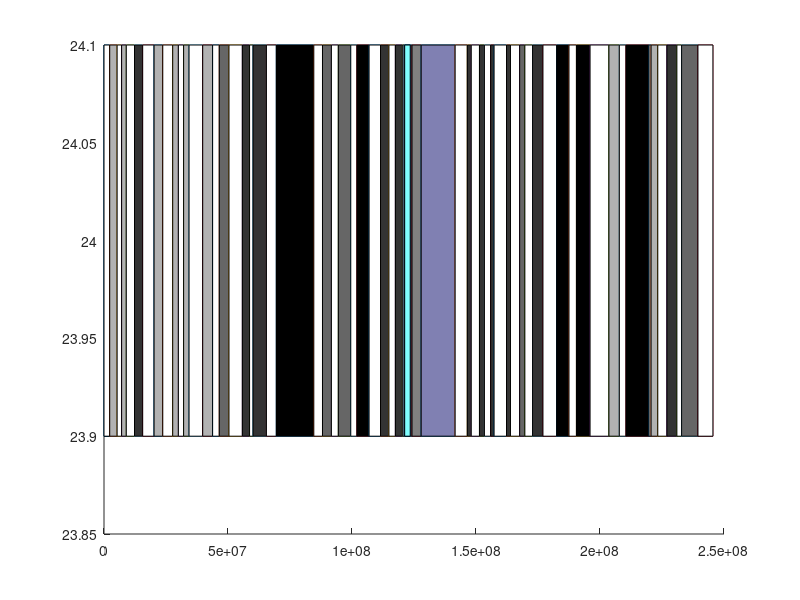

MATLAB code to generate this figure:
function ideogram(chr,row,drawencode)
%IDEOGRAM - Chromosomal ideogram
% Data Source: http://genome.ucsc.edu/cgi-bin/hgTables
%Select group - Mapping and Sequencing Tracks
%Select track - Chromosome Band (Ideogram)

% Population Genetics and Evolution Toolbox (PGEToolbox)
% Author: James Cai
% Email: jcai@tamu.edu
% 
% $LastChangedDate: 2013-01-06 13:39:38 -0600 (Sun, 06 Jan 2013) $
% $LastChangedRevision: 331 $
% $LastChangedBy: jcai $

if (nargin<3),drawencode=0; end

if (nargin<1),
      chr=1;
      row=1;
end
if(nargin<2), row=chr; end


P=[1 0 2300000; 1 2300000 5300000; 1 5300000 7100000; 1 7100000 9000000;
1 9000000 12300000; 1 12300000 15600000; 1 15600000 20200000; 1 20200000 23700000;
1 23700000 27700000; 1 27700000 30000000; 1 30000000 32100000; 1 32100000 34300000;
1 34300000 39800000; 1 39800000 43800000; 1 43800000 46500000; 1 46500000 50400000;
1 50400000 55800000; 1 55800000 58700000; 1 58700000 60100000; 1 60100000 65500000;
1 65500000 69500000; 1 69500000 84600000; 1 84600000 88100000; 1 88100000 91700000;
1 91700000 94500000; 1 94500000 99500000; 1 99500000 102000000; 1 102000000 106900000;
1 106900000 111500000; 1 111500000 114900000; 1 114900000 117500000; 1 117500000 120300000;
1 120300000 121000000; 1 121000000 124200000; 1 124200000 127900000; 1 127900000 141600000;
1 141600000 146500000; 1 146500000 148100000; 1 148100000 151400000; 1 151400000 153400000;
1 153400000 155900000; 1 155900000 157300000; 1 157300000 162300000; 1 162300000 163900000;
1 163900000 167600000; 1 167600000 169700000; 1 169700000 172800000; 1 172800000 177000000;
1 177000000 182500000; 1 182500000 187500000; 1 187500000 190500000; 1 190500000 196000000;
1 196000000 203600000; 1 203600000 207800000; 1 207800000 210500000; 1 210500000 219800000;
1 219800000 220600000; 1 220600000 223300000; 1 223300000 227000000; 1 227000000 231000000;
1 231000000 232900000; 1 232900000 239500000; 1 239500000 245522847; 2 0 3800000;
2 3800000 7000000; 2 7000000 12100000; 2 12100000 16700000; 2 16700000 19200000;
2 19200000 24000000; 2 24000000 27800000; 2 27800000 29900000; 2 29900000 32000000;
2 32000000 36500000; 2 36500000 38500000; 2 38500000 41700000; 2 41700000 47700000;
2 47700000 52800000; 2 52800000 54900000; 2 54900000 61200000; 2 61200000 64000000;
2 64000000 68500000; 2 68500000 71400000; 2 71400000 73500000; 2 73500000 75000000;
2 75000000 83300000; 2 83300000 91000000; 2 91000000 93400000; 2 93400000 95800000;
2 95800000 102600000; 2 102600000 105500000; 2 105500000 106900000; 2 106900000 108700000;
2 108700000 113900000; 2 113900000 118600000; 2 118600000 122100000; 2 122100000 129600000;
2 129600000 132300000; 2 132300000 134900000; 2 134900000 137400000; 2 137400000 142500000;
2 142500000 144000000; 2 144000000 148500000; 2 148500000 149700000; 2 149700000 150400000;
2 150400000 154700000; 2 154700000 159700000; 2 159700000 163600000; 2 163600000 169600000;
2 169600000 177800000; 2 177800000 180400000; 2 180400000 182800000; 2 182800000 189200000;
2 189200000 191800000; 2 191800000 197300000; 2 197300000 203200000; 2 203200000 204800000;
2 204800000 208900000; 2 208900000 215200000; 2 215200000 221400000; 2 221400000 225000000;
2 225000000 225900000; 2 225900000 230800000; 2 230800000 235400000; 2 235400000 237100000;
2 237100000 243018229; 3 0 2700000; 3 2700000 4000000; 3 4000000 8200000;
3 8200000 11800000; 3 11800000 13400000; 3 13400000 16400000; 3 16400000 23800000;
3 23800000 27100000; 3 27100000 32200000; 3 32200000 35000000; 3 35000000 38200000;
3 38200000 39900000;
3 39900000 43600000;
3 43600000 44400000;
3 44400000 44700000;
3 44700000 51400000;
3 51400000 52300000;
3 52300000 54400000;
3 54400000 58500000;
3 58500000 63700000;
3 63700000 69900000;
3 69900000 74200000;
3 74200000 79900000;
3 79900000 83600000;
3 83600000 87200000;
3 87200000 87900000;
3 87900000 91700000;
3 91700000 93200000;
3 93200000 99200000;
3 99200000 101400000;
3 101400000 102400000;
3 102400000 104300000;
3 104300000 107700000;
3 107700000 109400000;
3 109400000 112800000;
3 112800000 115000000;
3 115000000 118900000;
3 118900000 120500000;
3 120500000 123300000;
3 123300000 125400000;
3 125400000 128300000;
3 128300000 132700000;
3 132700000 136300000;
3 136300000 137400000;
3 137400000 140400000;
3 140400000 144400000;
3 144400000 150400000;
3 150400000 153500000;
3 153500000 156500000;
3 156500000 158500000;
3 158500000 160500000;
3 160500000 162200000;
3 162200000 169300000;
3 169300000 172800000;
3 172800000 177500000;
3 177500000 180700000;
3 180700000 184200000;
3 184200000 186000000;
3 186000000 187500000;
3 187500000 189500000;
3 189500000 194000000;
3 194000000 199505740;
4 0 4600000;
4 4600000 5900000;
4 5900000 11000000;
4 11000000 15400000;
4 15400000 18600000;
4 18600000 22700000;
4 22700000 27900000;
4 27900000 35600000;
4 35600000 41100000;
4 41100000 45800000;
4 45800000 48900000;
4 48900000 50900000;
4 50900000 53200000;
4 53200000 59700000;
4 59700000 66500000;
4 66500000 70600000;
4 70600000 76600000;
4 76600000 79200000;
4 79200000 82700000;
4 82700000 84500000;
4 84500000 87300000;
4 87300000 88400000;
4 88400000 93300000;
4 93300000 93500000;
4 93500000 99200000;
4 99200000 101400000;
4 101400000 108000000;
4 108000000 114400000;
4 114400000 121100000;
4 121100000 124300000;
4 124300000 129200000;
4 129200000 131500000;
4 131500000 139800000;
4 139800000 141800000;
4 141800000 147200000;
4 147200000 148800000;
4 148800000 152000000;
4 152000000 155900000;
4 155900000 162100000;
4 162100000 164900000;
4 164900000 170500000;
4 170500000 172300000;
4 172300000 176700000;
4 176700000 177900000;
4 177900000 183600000;
4 183600000 187500000;
4 187500000 191411218;
5 0 4500000;
5 4500000 6400000;
5 6400000 9900000;
5 9900000 15100000;
5 15100000 18500000;
5 18500000 23300000;
5 23300000 24700000;
5 24700000 29300000;
5 29300000 34400000;
5 34400000 38500000;
5 38500000 42400000;
5 42400000 45800000;
5 45800000 47700000;
5 47700000 50500000;
5 50500000 58900000;
5 58900000 63000000;
5 63000000 63200000;
5 63200000 66700000;
5 66700000 68400000;
5 68400000 73300000;
5 73300000 76900000;
5 76900000 81400000;
5 81400000 82800000;
5 82800000 91900000;
5 91900000 97300000;
5 97300000 102800000;
5 102800000 104500000;
5 104500000 109600000;
5 109600000 111500000;
5 111500000 113100000;
5 113100000 115200000;
5 115200000 121500000;
5 121500000 127900000;
5 127900000 132200000;
5 132200000 137200000;
5 137200000 139900000;
5 139900000 144500000;
5 144500000 149800000;
5 149800000 152700000;
5 152700000 155600000;
5 155600000 159900000;
5 159900000 168400000;
5 168400000 172700000;
5 172700000 176500000;
5 176500000 180857866;
6 0 2300000;
6 2300000 4100000;
6 4100000 7000000;
6 7000000 10600000;
6 10600000 11700000;
6 11700000 13500000;
6 13500000 15300000;
6 15300000 24100000;
6 24100000 26400000;
6 26400000 30000000;
6 30000000 32000000;
6 32000000 33600000;
6 33600000 36800000;
6 36800000 40600000;
6 40600000 46300000;
6 46300000 51300000;
6 51300000 52900000;
6 52900000 57500000;
6 57500000 58800000;
6 58800000 60500000;
6 60500000 63400000;
6 63400000 63500000;
6 63500000 70000000;
6 70000000 75900000;
6 75900000 83900000;
6 83900000 84700000;
6 84700000 87500000;
6 87500000 92100000;
6 92100000 98700000;
6 98700000 100000000;
6 100000000 105100000;
6 105100000 114500000;
6 114500000 118400000;
6 118400000 118600000;
6 118600000 126100000;
6 126100000 127200000;
6 127200000 130400000;
6 130400000 131400000;
6 131400000 135200000;
6 135200000 139100000;
6 139100000 142900000;
6 142900000 145700000;
6 145700000 149100000;
6 149100000 152600000;
6 152600000 155600000;
6 155600000 161000000;
6 161000000 164500000;
6 164500000 170975699;
7 0 2700000;
7 2700000 4300000;
7 4300000 7000000;
7 7000000 13100000;
7 13100000 15000000;
7 15000000 20700000;
7 20700000 25300000;
7 25300000 27700000;
7 27700000 30300000;
7 30300000 34700000;
7 34700000 37000000;
7 37000000 43100000;
7 43100000 47100000;
7 47100000 49800000;
7 49800000 50800000;
7 50800000 53600000;
7 53600000 56900000;
7 56900000 58900000;
7 58900000 61200000;
7 61200000 66500000;
7 66500000 71600000;
7 71600000 77200000;
7 77200000 85900000;
7 85900000 87700000;
7 87700000 90700000;
7 90700000 92400000;
7 92400000 97600000;
7 97600000 103400000;
7 103400000 104100000;
7 104100000 106900000;
7 106900000 114200000;
7 114200000 117000000;
7 117000000 120700000;
7 120700000 123000000;
7 123000000 125900000;
7 125900000 128800000;
7 128800000 129900000;
7 129900000 132000000;
7 132000000 137100000;
7 137100000 143000000;
7 143000000 147300000;
7 147300000 152000000;
7 152000000 154500000;
7 154500000 158628139;
8 0 2200000;
8 2200000 6200000;
8 6200000 12700000;
8 12700000 19100000;
8 19100000 23400000;
8 23400000 27400000;
8 27400000 28900000;
8 28900000 38500000;
8 38500000 39500000;
8 39500000 39900000;
8 39900000 43200000;
8 43200000 45200000;
8 45200000 48100000;
8 48100000 52400000;
8 52400000 52800000;
8 52800000 55700000;
8 55700000 61700000;
8 61700000 62400000;
8 62400000 66100000;
8 66100000 68100000;
8 68100000 70700000;
8 70700000 74200000;
8 74200000 78600000;
8 78600000 80300000;
8 80300000 84800000;
8 84800000 87000000;
8 87000000 93400000;
8 93400000 99100000;
8 99100000 101600000;
8 101600000 106200000;
8 106200000 110600000;
8 110600000 112200000;
8 112200000 117700000;
8 117700000 119200000;
8 119200000 122500000;
8 122500000 127300000;
8 127300000 131500000;
8 131500000 136500000;
8 136500000 140000000;
8 140000000 146274826;
9 0 2200000;
9 2200000 4600000;
9 4600000 9000000;
9 9000000 14100000;
9 14100000 16600000;
9 16600000 18500000;
9 18500000 19900000;
9 19900000 25500000;
9 25500000 28100000;
9 28100000 33200000;
9 33200000 36200000;
9 36200000 38600000;
9 38600000 41400000;
9 41400000 44200000;
9 44200000 45900000;
9 45900000 50600000;
9 50600000 59200000;
9 59200000 67500000;
9 67500000 68600000;
9 68600000 70800000;
9 70800000 71200000;
9 71200000 76400000;
9 76400000 78300000;
9 78300000 81300000;
9 81300000 84100000;
9 84100000 87600000;
9 87600000 89000000;
9 89000000 91000000;
9 91000000 93700000;
9 93700000 96300000;
9 96300000 99600000;
9 99600000 105300000;
9 105300000 108400000;
9 108400000 112000000;
9 112000000 114800000;
9 114800000 119600000;
9 119600000 122900000;
9 122900000 127300000;
9 127300000 130500000;
9 130500000 130900000;
9 130900000 133000000;
9 133000000 134700000;
9 134700000 138429268;
23 0 4200000;
23 4200000 5800000;
23 5800000 9300000;
23 9300000 17200000;
23 17200000 19000000;
23 19000000 21600000;
23 21600000 24700000;
23 24700000 29200000;
23 29200000 31300000;
23 31300000 37400000;
23 37400000 42100000;
23 42100000 47200000;
23 47200000 49500000;
23 49500000 54500000;
23 54500000 56500000;
23 56500000 59400000;
23 59400000 61500000;
23 61500000 64000000;
23 64000000 67500000;
23 67500000 72000000;
23 72000000 73700000;
23 73700000 75800000;
23 75800000 84400000;
23 84400000 86100000;
23 86100000 91800000;
23 91800000 93500000;
23 93500000 98200000;
23 98200000 102400000;
23 102400000 103500000;
23 103500000 108500000;
23 108500000 116300000;
23 116300000 120600000;
23 120600000 129700000;
23 129700000 130200000;
23 130200000 133400000;
23 133400000 137700000;
23 137700000 140000000;
23 140000000 141800000;
23 141800000 146800000;
23 146800000 154824264;
24 0 1700000;
24 1700000 3300000;
24 3300000 11200000;
24 11200000 11500000;
24 11500000 12400000;
24 12400000 14200000;
24 14200000 18800000;
24 18800000 21100000;
24 21100000 25200000;
24 25200000 27100000;
24 27100000 57701691;
10 0 3000000;
10 3000000 3800000;
10 3800000 6700000;
10 6700000 12300000;
10 12300000 17300000;
10 17300000 18600000;
10 18600000 18700000;
10 18700000 22600000;
10 22600000 24600000;
10 24600000 29400000;
10 29400000 31400000;
10 31400000 34500000;
10 34500000 38800000;
10 38800000 40300000;
10 40300000 41900000;
10 41900000 45700000;
10 45700000 49500000;
10 49500000 52600000;
10 52600000 60800000;
10 60800000 64200000;
10 64200000 70300000;
10 70300000 74600000;
10 74600000 77700000;
10 77700000 82900000;
10 82900000 86800000;
10 86800000 89100000;
10 89100000 92900000;
10 92900000 94100000;
10 94100000 97000000;
10 97000000 99300000;
10 99300000 101900000;
10 101900000 102900000;
10 102900000 104800000;
10 104800000 105700000;
10 105700000 111800000;
10 111800000 114900000;
10 114900000 118700000;
10 118700000 121500000;
10 121500000 123100000;
10 123100000 127400000;
10 127400000 130500000;
10 130500000 135413628;
11 0 2800000;
11 2800000 10700000;
11 10700000 12600000;
11 12600000 16100000;
11 16100000 21600000;
11 21600000 26000000;
11 26000000 27200000;
11 27200000 31000000;
11 31000000 36400000;
11 36400000 43400000;
11 43400000 48800000;
11 48800000 51400000;
11 51400000 52900000;
11 52900000 56700000;
11 56700000 59800000;
11 59800000 61500000;
11 61500000 63100000;
11 63100000 65600000;
11 65600000 68300000;
11 68300000 70000000;
11 70000000 74900000;
11 74900000 77400000;
11 77400000 85300000;
11 85300000 87800000;
11 87800000 92100000;
11 92100000 96400000;
11 96400000 101200000;
11 101200000 102400000;
11 102400000 110000000;
11 110000000 112700000;
11 112700000 114400000;
11 114400000 121200000;
11 121200000 123800000;
11 123800000 127500000;
11 127500000 130300000;
11 130300000 134452384;
12 0 3100000;
12 3100000 5300000;
12 5300000 10100000;
12 10100000 12900000;
12 12900000 14700000;
12 14700000 19900000;
12 19900000 21200000;
12 21200000 26400000;
12 26400000 27700000;
12 27700000 30600000;
12 30600000 33200000;
12 33200000 35400000;
12 35400000 36500000;
12 36500000 44600000;
12 44600000 47400000;
12 47400000 49800000;
12 49800000 53100000;
12 53100000 54900000;
12 54900000 56300000;
12 56300000 61400000;
12 61400000 63400000;
12 63400000 66100000;
12 66100000 70100000;
12 70100000 74300000;
12 74300000 78900000;
12 78900000 85200000;
12 85200000 87500000;
12 87500000 91200000;
12 91200000 94700000;
12 94700000 100100000;
12 100100000 102400000;
12 102400000 107500000;
12 107500000 110200000;
12 110200000 110800000;
12 110800000 112800000;
12 112800000 115300000;
12 115300000 116600000;
12 116600000 119300000;
12 119300000 125400000;
12 125400000 128300000;
12 128300000 132449811;
13 0 3800000;
13 3800000 8300000;
13 8300000 13500000;
13 13500000 16000000;
13 16000000 18400000;
13 18400000 22200000;
13 22200000 24400000;
13 24400000 26600000;
13 26600000 27800000;
13 27800000 31100000;
13 31100000 32900000;
13 32900000 34500000;
13 34500000 39000000;
13 39000000 44100000;
13 44100000 44700000;
13 44700000 46200000;
13 46200000 49800000;
13 49800000 54200000;
13 54200000 58500000;
13 58500000 61200000;
13 61200000 64600000;
13 64600000 67500000;
13 67500000 72100000;
13 72100000 74200000;
13 74200000 76100000;
13 76100000 77900000;
13 77900000 86500000;
13 86500000 88800000;
13 88800000 93800000;
13 93800000 97000000;
13 97000000 98200000;
13 98200000 100500000;
13 100500000 103700000;
13 103700000 105800000;
13 105800000 109100000;
13 109100000 114142980;
14 0 3100000;
14 3100000 6700000;
14 6700000 13600000;
14 13600000 15600000;
14 15600000 19000000;
14 19000000 24300000;
14 24300000 32400000;
14 32400000 34400000;
14 34400000 35600000;
14 35600000 36900000;
14 36900000 42600000;
14 42600000 46300000;
14 46300000 50100000;
14 50100000 53300000;
14 53300000 54600000;
14 54600000 57200000;
14 57200000 61200000;
14 61200000 64000000;
14 64000000 67000000;
14 67000000 69300000;
14 69300000 72900000;
14 72900000 78400000;
14 78400000 82300000;
14 82300000 83400000;
14 83400000 88100000;
14 88100000 90000000;
14 90000000 92600000;
14 92600000 95400000;
14 95400000 100400000;
14 100400000 101500000;
14 101500000 103100000;
14 103100000 106368585;
15 0 3500000;
15 3500000 7900000;
15 7900000 14100000;
15 14100000 17000000;
15 17000000 18300000;
15 18300000 23200000;
15 23200000 25700000;
15 25700000 28000000;
15 28000000 29000000;
15 29000000 31400000;
15 31400000 37900000;
15 37900000 40700000;
15 40700000 41400000;
15 41400000 42600000;
15 42600000 47500000;
15 47500000 50700000;
15 50700000 57000000;
15 57000000 57100000;
15 57100000 61500000;
15 61500000 64900000;
15 64900000 65000000;
15 65000000 65300000;
15 65300000 70400000;
15 70400000 73100000;
15 73100000 74400000;
15 74400000 76100000;
15 76100000 79500000;
15 79500000 83000000;
15 83000000 86900000;
15 86900000 92100000;
15 92100000 96300000;
15 96300000 100338915;
16 0 6300000;
16 6300000 10300000;
16 10300000 12500000;
16 12500000 14700000;
16 14700000 16700000;
16 16700000 21100000;
16 21100000 21700000;
16 21700000 27600000;
16 27600000 34400000;
16 34400000 38200000;
16 38200000 40700000;
16 40700000 45500000;
16 45500000 51200000;
16 51200000 55300000;
16 55300000 56700000;
16 56700000 63900000;
16 63900000 69400000;
16 69400000 71400000;
16 71400000 73800000;
16 73800000 78500000;
16 78500000 80600000;
16 80600000 82700000;
16 82700000 85600000;
16 85600000 87200000;
16 87200000 88827254;
17 0 3200000;
17 3200000 6400000;
17 6400000 10700000;
17 10700000 15900000;
17 15900000 22100000;
17 22100000 22200000;
17 22200000 22800000;
17 22800000 28800000;
17 28800000 35200000;
17 35200000 35600000;
17 35600000 38200000;
17 38200000 42300000;
17 42300000 44900000;
17 44900000 47500000;
17 47500000 50900000;
17 50900000 51200000;
17 51200000 57500000;
17 57500000 59900000;
17 59900000 61600000;
17 61600000 64600000;
17 64600000 68400000;
17 68400000 72300000;
17 72300000 72900000;
17 72900000 78774742;
18 0 2900000;
18 2900000 7200000;
18 7200000 8500000;
18 8500000 10900000;
18 10900000 15400000;
18 15400000 16100000;
18 16100000 17300000;
18 17300000 23300000;
18 23300000 31000000;
18 31000000 35500000;
18 35500000 41800000;
18 41800000 48500000;
18 48500000 52500000;
18 52500000 54600000;
18 54600000 57100000;
18 57100000 59800000;
18 59800000 64900000;
18 64900000 66900000;
18 66900000 71300000;
18 71300000 76117153;
19 0 6900000;
19 6900000 12600000;
19 12600000 13800000;
19 13800000 16100000;
19 16100000 19800000;
19 19800000 26700000;
19 26700000 28500000;
19 28500000 30200000;
19 30200000 37100000;
19 37100000 40300000;
19 40300000 43000000;
19 43000000 43400000;
19 43400000 48100000;
19 48100000 50200000;
19 50200000 53800000;
19 53800000 56000000;
19 56000000 58300000;
19 58300000 61000000;
19 61000000 63811651;
20 0 5000000;
20 5000000 9000000;
20 9000000 11900000;
20 11900000 17800000;
20 17800000 21200000;
20 21200000 22300000;
20 22300000 25700000;
20 25700000 27100000;
20 27100000 28400000;
20 28400000 31500000;
20 31500000 33900000;
20 33900000 37100000;
20 37100000 41100000;
20 41100000 41600000;
20 41600000 45800000;
20 45800000 49200000;
20 49200000 53500000;
20 53500000 55300000;
20 55300000 57600000;
20 57600000 62435964;
21 0 2900000;
21 2900000 6300000;
21 6300000 10000000;
21 10000000 12300000;
21 12300000 13200000;
21 13200000 15300000;
21 15300000 22900000;
21 22900000 25800000;
21 25800000 30500000;
21 30500000 34700000;
21 34700000 36700000;
21 36700000 38600000;
21 38600000 41400000;
21 41400000 46944323;
22 0 3000000;
22 3000000 6600000;
22 6600000 9600000;
22 9600000 11800000;
22 11800000 16300000;
22 16300000 20500000;
22 20500000 21800000;
22 21800000 24300000;
22 24300000 27900000;
22 27900000 30500000;
22 30500000 35800000;
22 35800000 39300000;
22 39300000 42600000;
22 42600000 46800000;
22 46800000 47800000;
22 47800000 49554710];

B={'p36.33','gneg';
'p36.32','gpos25';
'p36.31','gneg';
'p36.23','gpos25';
'p36.22','gneg';
'p36.21','gpos50';
'p36.13','gneg';
'p36.12','gpos25';
'p36.11','gneg';
'p35.3','gpos25';
'p35.2','gneg';
'p35.1','gpos25';
'p34.3','gneg';
'p34.2','gpos25';
'p34.1','gneg';
'p33','gpos75';
'p32.3','gneg';
'p32.2','gpos50';
'p32.1','gneg';
'p31.3','gpos50';
'p31.2','gneg';
'p31.1','gpos100';
'p22.3','gneg';
'p22.2','gpos75';
'p22.1','gneg';
'p21.3','gpos75';
'p21.2','gneg';
'p21.1','gpos100';
'p13.3','gneg';
'p13.2','gpos50';
'p13.1','gneg';
'p12','gpos50';
'p11.2','gneg';
'p11.1','acen';
'q11','acen';
'q12','gvar';
'q21.1','gneg';
'q21.2','gpos50';
'q21.3','gneg';
'q22','gpos50';
'q23.1','gneg';
'q23.2','gpos50';
'q23.3','gneg';
'q24.1','gpos50';
'q24.2','gneg';
'q24.3','gpos75';
'q25.1','gneg';
'q25.2','gpos50';
'q25.3','gneg';
'q31.1','gpos100';
'q31.2','gneg';
'q31.3','gpos100';
'q32.1','gneg';
'q32.2','gpos25';
'q32.3','gneg';
'q41','gpos100';
'q42.11','gneg';
'q42.12','gpos25';
'q42.13','gneg';
'q42.2','gpos50';
'q42.3','gneg';
'q43','gpos75';
'q44','gneg';
'p25.3','gneg';
'p25.2','gpos50';
'p25.1','gneg';
'p24.3','gpos75';
'p24.2','gneg';
'p24.1','gpos75';
'p23.3','gneg';
'p23.2','gpos25';
'p23.1','gneg';
'p22.3','gpos75';
'p22.2','gneg';
'p22.1','gpos50';
'p21','gneg';
'p16.3','gpos100';
'p16.2','gneg';
'p16.1','gpos100';
'p15','gneg';
'p14','gpos50';
'p13.3','gneg';
'p13.2','gpos50';
'p13.1','gneg';
'p12','gpos100';
'p11.2','gneg';
'p11.1','acen';
'q11.1','acen';
'q11.2','gneg';
'q12.1','gpos50';
'q12.2','gneg';
'q12.3','gpos25';
'q13','gneg';
'q14.1','gpos50';
'q14.2','gneg';
'q14.3','gpos50';
'q21.1','gneg';
'q21.2','gpos25';
'q21.3','gneg';
'q22.1','gpos100';
'q22.2','gneg';
'q22.3','gpos100';
'q23.1','gneg';
'q23.2','gpos25';
'q23.3','gneg';
'q24.1','gpos75';
'q24.2','gneg';
'q24.3','gpos75';
'q31.1','gneg';
'q31.2','gpos50';
'q31.3','gneg';
'q32.1','gpos75';
'q32.2','gneg';
'q32.3','gpos75';
'q33.1','gneg';
'q33.2','gpos50';
'q33.3','gneg';
'q34','gpos100';
'q35','gneg';
'q36.1','gpos75';
'q36.2','gneg';
'q36.3','gpos100';
'q37.1','gneg';
'q37.2','gpos50';
'q37.3','gneg';
'p26.3','gpos50';
'p26.2','gneg';
'p26.1','gpos50';
'p25.3','gneg';
'p25.2','gpos25';
'p25.1','gneg';
'p24.3','gpos100';
'p24.2','gneg';
'p24.1','gpos75';
'p23','gneg';
'p22.3','gpos50';
'p22.2','gneg';
'p22.1','gpos75';
'p21.33','gneg';
'p21.32','gpos50';
'p21.31','gneg';
'p21.2','gpos25';
'p21.1','gneg';
'p14.3','gpos50';
'p14.2','gneg';
'p14.1','gpos50';
'p13','gneg';
'p12.3','gpos75';
'p12.2','gneg';
'p12.1','gpos75';
'p11.2','gneg';
'p11.1','acen';
'q11.1','acen';
'q11.2','gvar';
'q12.1','gneg';
'q12.2','gpos25';
'q12.3','gneg';
'q13.11','gpos75';
'q13.12','gneg';
'q13.13','gpos50';
'q13.2','gneg';
'q13.31','gpos75';
'q13.32','gneg';
'q13.33','gpos75';
'q21.1','gneg';
'q21.2','gpos25';
'q21.3','gneg';
'q22.1','gpos25';
'q22.2','gneg';
'q22.3','gpos25';
'q23','gneg';
'q24','gpos100';
'q25.1','gneg';
'q25.2','gpos50';
'q25.31','gneg';
'q25.32','gpos50';
'q25.33','gneg';
'q26.1','gpos100';
'q26.2','gneg';
'q26.31','gpos75';
'q26.32','gneg';
'q26.33','gpos75';
'q27.1','gneg';
'q27.2','gpos25';
'q27.3','gneg';
'q28','gpos75';
'q29','gneg';
'p16.3','gneg';
'p16.2','gpos25';
'p16.1','gneg';
'p15.33','gpos50';
'p15.32','gneg';
'p15.31','gpos75';
'p15.2','gneg';
'p15.1','gpos100';
'p14','gneg';
'p13','gpos50';
'p12','gneg';
'p11','acen';
'q11','acen';
'q12','gneg';
'q13.1','gpos100';
'q13.2','gneg';
'q13.3','gpos75';
'q21.1','gneg';
'q21.21','gpos50';
'q21.22','gneg';
'q21.23','gpos25';
'q21.3','gneg';
'q22.1','gpos75';
'q22.2','gneg';
'q22.3','gpos75';
'q23','gneg';
'q24','gpos50';
'q25','gneg';
'q26','gpos75';
'q27','gneg';
'q28.1','gpos50';
'q28.2','gneg';
'q28.3','gpos100';
'q31.1','gneg';
'q31.21','gpos25';
'q31.22','gneg';
'q31.23','gpos25';
'q31.3','gneg';
'q32.1','gpos100';
'q32.2','gneg';
'q32.3','gpos100';
'q33','gneg';
'q34.1','gpos75';
'q34.2','gneg';
'q34.3','gpos100';
'q35.1','gneg';
'q35.2','gpos25';
'p15.33','gneg';
'p15.32','gpos25';
'p15.31','gneg';
'p15.2','gpos50';
'p15.1','gneg';
'p14.3','gpos100';
'p14.2','gneg';
'p14.1','gpos100';
'p13.3','gneg';
'p13.2','gpos25';
'p13.1','gneg';
'p12','gpos50';
'p11','acen';
'q11.1','acen';
'q11.2','gneg';
'q12.1','gpos75';
'q12.2','gneg';
'q12.3','gpos75';
'q13.1','gneg';
'q13.2','gpos50';
'q13.3','gneg';
'q14.1','gpos50';
'q14.2','gneg';
'q14.3','gpos100';
'q15','gneg';
'q21.1','gpos100';
'q21.2','gneg';
'q21.3','gpos100';
'q22.1','gneg';
'q22.2','gpos50';
'q22.3','gneg';
'q23.1','gpos100';
'q23.2','gneg';
'q23.3','gpos100';
'q31.1','gneg';
'q31.2','gpos25';
'q31.3','gneg';
'q32','gpos75';
'q33.1','gneg';
'q33.2','gpos50';
'q33.3','gneg';
'q34','gpos100';
'q35.1','gneg';
'q35.2','gpos25';
'q35.3','gneg';
'p25.3','gneg';
'p25.2','gpos25';
'p25.1','gneg';
'p24.3','gpos50';
'p24.2','gneg';
'p24.1','gpos25';
'p23','gneg';
'p22.3','gpos75';
'p22.2','gneg';
'p22.1','gpos50';
'p21.33','gneg';
'p21.32','gpos25';
'p21.31','gneg';
'p21.2','gpos25';
'p21.1','gneg';
'p12.3','gpos100';
'p12.2','gneg';
'p12.1','gpos100';
'p11.2','gneg';
'p11.1','acen';
'q11.1','acen';
'q11.2','gneg';
'q12','gpos100';
'q13','gneg';
'q14.1','gpos50';
'q14.2','gneg';
'q14.3','gpos50';
'q15','gneg';
'q16.1','gpos100';
'q16.2','gneg';
'q16.3','gpos100';
'q21','gneg';
'q22.1','gpos75';
'q22.2','gneg';
'q22.31','gpos100';
'q22.32','gneg';
'q22.33','gpos75';
'q23.1','gneg';
'q23.2','gpos50';
'q23.3','gneg';
'q24.1','gpos75';
'q24.2','gneg';
'q24.3','gpos75';
'q25.1','gneg';
'q25.2','gpos50';
'q25.3','gneg';
'q26','gpos50';
'q27','gneg';
'p22.3','gneg';
'p22.2','gpos25';
'p22.1','gneg';
'p21.3','gpos100';
'p21.2','gneg';
'p21.1','gpos100';
'p15.3','gneg';
'p15.2','gpos50';
'p15.1','gneg';
'p14.3','gpos75';
'p14.2','gneg';
'p14.1','gpos75';
'p13','gneg';
'p12.3','gpos75';
'p12.2','gneg';
'p12.1','gpos75';
'p11.2','gneg';
'p11.1','acen';
'q11.1','acen';
'q11.21','gneg';
'q11.22','gpos50';
'q11.23','gneg';
'q21.11','gpos100';
'q21.12','gneg';
'q21.13','gpos75';
'q21.2','gneg';
'q21.3','gpos75';
'q22.1','gneg';
'q22.2','gpos50';
'q22.3','gneg';
'q31.1','gpos75';
'q31.2','gneg';
'q31.31','gpos75';
'q31.32','gneg';
'q31.33','gpos75';
'q32.1','gneg';
'q32.2','gpos25';
'q32.3','gneg';
'q33','gpos50';
'q34','gneg';
'q35','gpos75';
'q36.1','gneg';
'q36.2','gpos25';
'q36.3','gneg';
'p23.3','gneg';
'p23.2','gpos75';
'p23.1','gneg';
'p22','gpos100';
'p21.3','gneg';
'p21.2','gpos50';
'p21.1','gneg';
'p12','gpos75';
'p11.23','gneg';
'p11.22','gpos25';
'p11.21','gneg';
'p11.1','acen';
'q11.1','acen';
'q11.21','gneg';
'q11.22','gpos75';
'q11.23','gneg';
'q12.1','gpos50';
'q12.2','gneg';
'q12.3','gpos50';
'q13.1','gneg';
'q13.2','gpos50';
'q13.3','gneg';
'q21.11','gpos100';
'q21.12','gneg';
'q21.13','gpos75';
'q21.2','gneg';
'q21.3','gpos100';
'q22.1','gneg';
'q22.2','gpos25';
'q22.3','gneg';
'q23.1','gpos75';
'q23.2','gneg';
'q23.3','gpos100';
'q24.11','gneg';
'q24.12','gpos50';
'q24.13','gneg';
'q24.21','gpos50';
'q24.22','gneg';
'q24.23','gpos75';
'q24.3','gneg';
'p24.3','gneg';
'p24.2','gpos25';
'p24.1','gneg';
'p23','gpos75';
'p22.3','gneg';
'p22.2','gpos25';
'p22.1','gneg';
'p21.3','gpos100';
'p21.2','gneg';
'p21.1','gpos100';
'p13.3','gneg';
'p13.2','gpos25';
'p13.1','gneg';
'p12','gpos50';
'p11.2','gneg';
'p11.1','acen';
'q11','acen';
'q12','gvar';
'q13','gneg';
'q21.11','gpos25';
'q21.12','gneg';
'q21.13','gpos50';
'q21.2','gneg';
'q21.31','gpos50';
'q21.32','gneg';
'q21.33','gpos50';
'q22.1','gneg';
'q22.2','gpos25';
'q22.31','gneg';
'q22.32','gpos25';
'q22.33','gneg';
'q31.1','gpos100';
'q31.2','gneg';
'q31.3','gpos25';
'q32','gneg';
'q33.1','gpos75';
'q33.2','gneg';
'q33.3','gpos25';
'q34.11','gneg';
'q34.12','gpos25';
'q34.13','gneg';
'q34.2','gpos25';
'q34.3','gneg';
'p22.33','gneg';
'p22.32','gpos50';
'p22.31','gneg';
'p22.2','gpos50';
'p22.13','gneg';
'p22.12','gpos50';
'p22.11','gneg';
'p21.3','gpos100';
'p21.2','gneg';
'p21.1','gpos100';
'p11.4','gneg';
'p11.3','gpos75';
'p11.23','gneg';
'p11.22','gpos25';
'p11.21','gneg';
'p11.1','acen';
'q11.1','acen';
'q11.2','gneg';
'q12','gpos50';
'q13.1','gneg';
'q13.2','gpos50';
'q13.3','gneg';
'q21.1','gpos100';
'q21.2','gneg';
'q21.31','gpos100';
'q21.32','gneg';
'q21.33','gpos75';
'q22.1','gneg';
'q22.2','gpos50';
'q22.3','gneg';
'q23','gpos75';
'q24','gneg';
'q25','gpos100';
'q26.1','gneg';
'q26.2','gpos25';
'q26.3','gneg';
'q27.1','gpos75';
'q27.2','gneg';
'q27.3','gpos100';
'q28','gneg';
'p11.32','gneg';
'p11.31','gpos50';
'p11.2','gneg';
'p11.1','acen';
'q11.1','acen';
'q11.21','gneg';
'q11.221','gpos50';
'q11.222','gneg';
'q11.223','gpos50';
'q11.23','gneg';
'q12','gvar';
'p15.3','gneg';
'p15.2','gpos25';
'p15.1','gneg';
'p14','gpos75';
'p13','gneg';
'p12.33','gpos75';
'p12.32','gneg';
'p12.31','gpos75';
'p12.2','gneg';
'p12.1','gpos50';
'p11.23','gneg';
'p11.22','gpos25';
'p11.21','gneg';
'p11.1','acen';
'q11.1','acen';
'q11.21','gneg';
'q11.22','gpos25';
'q11.23','gneg';
'q21.1','gpos100';
'q21.2','gneg';
'q21.3','gpos100';
'q22.1','gneg';
'q22.2','gpos50';
'q22.3','gneg';
'q23.1','gpos100';
'q23.2','gneg';
'q23.31','gpos75';
'q23.32','gneg';
'q23.33','gpos50';
'q24.1','gneg';
'q24.2','gpos50';
'q24.31','gneg';
'q24.32','gpos25';
'q24.33','gneg';
'q25.1','gpos100';
'q25.2','gneg';
'q25.3','gpos75';
'q26.11','gneg';
'q26.12','gpos50';
'q26.13','gneg';
'q26.2','gpos50';
'q26.3','gneg';
'p15.5','gneg';
'p15.4','gpos50';
'p15.3','gneg';
'p15.2','gpos50';
'p15.1','gneg';
'p14.3','gpos100';
'p14.2','gneg';
'p14.1','gpos75';
'p13','gneg';
'p12','gpos100';
'p11.2','gneg';
'p11.12','gpos75';
'p11.11','acen';
'q11','acen';
'q12.1','gpos75';
'q12.2','gneg';
'q12.3','gpos25';
'q13.1','gneg';
'q13.2','gpos25';
'q13.3','gneg';
'q13.4','gpos50';
'q13.5','gneg';
'q14.1','gpos100';
'q14.2','gneg';
'q14.3','gpos100';
'q21','gneg';
'q22.1','gpos100';
'q22.2','gneg';
'q22.3','gpos100';
'q23.1','gneg';
'q23.2','gpos50';
'q23.3','gneg';
'q24.1','gpos50';
'q24.2','gneg';
'q24.3','gpos50';
'q25','gneg';
'p13.33','gneg';
'p13.32','gpos25';
'p13.31','gneg';
'p13.2','gpos75';
'p13.1','gneg';
'p12.3','gpos100';
'p12.2','gneg';
'p12.1','gpos100';
'p11.23','gneg';
'p11.22','gpos50';
'p11.21','gneg';
'p11.1','acen';
'q11','acen';
'q12','gpos100';
'q13.11','gneg';
'q13.12','gpos25';
'q13.13','gneg';
'q13.2','gpos25';
'q13.3','gneg';
'q14.1','gpos75';
'q14.2','gneg';
'q14.3','gpos50';
'q15','gneg';
'q21.1','gpos75';
'q21.2','gneg';
'q21.31','gpos100';
'q21.32','gneg';
'q21.33','gpos100';
'q22','gneg';
'q23.1','gpos75';
'q23.2','gneg';
'q23.3','gpos50';
'q24.11','gneg';
'q24.12','gpos25';
'q24.13','gneg';
'q24.21','gpos50';
'q24.22','gneg';
'q24.23','gpos50';
'q24.31','gneg';
'q24.32','gpos50';
'q24.33','gneg';
'p13','gvar';
'p12','stalk';
'p11.2','gvar';
'p11.1','acen';
'q11','acen';
'q12.11','gneg';
'q12.12','gpos25';
'q12.13','gneg';
'q12.2','gpos25';
'q12.3','gneg';
'q13.1','gpos50';
'q13.2','gneg';
'q13.3','gpos75';
'q14.11','gneg';
'q14.12','gpos25';
'q14.13','gneg';
'q14.2','gpos50';
'q14.3','gneg';
'q21.1','gpos100';
'q21.2','gneg';
'q21.31','gpos75';
'q21.32','gneg';
'q21.33','gpos100';
'q22.1','gneg';
'q22.2','gpos50';
'q22.3','gneg';
'q31.1','gpos100';
'q31.2','gneg';
'q31.3','gpos100';
'q32.1','gneg';
'q32.2','gpos25';
'q32.3','gneg';
'q33.1','gpos100';
'q33.2','gneg';
'q33.3','gpos100';
'q34','gneg';
'p13','gvar';
'p12','stalk';
'p11.2','gvar';
'p11.1','acen';
'q11.1','acen';
'q11.2','gneg';
'q12','gpos100';
'q13.1','gneg';
'q13.2','gpos50';
'q13.3','gneg';
'q21.1','gpos100';
'q21.2','gneg';
'q21.3','gpos100';
'q22.1','gneg';
'q22.2','gpos25';
'q22.3','gneg';
'q23.1','gpos75';
'q23.2','gneg';
'q23.3','gpos50';
'q24.1','gneg';
'q24.2','gpos50';
'q24.3','gneg';
'q31.1','gpos100';
'q31.2','gneg';
'q31.3','gpos100';
'q32.11','gneg';
'q32.12','gpos25';
'q32.13','gneg';
'q32.2','gpos50';
'q32.31','gneg';
'q32.32','gpos50';
'q32.33','gneg';
'p13','gvar';
'p12','stalk';
'p11.2','gvar';
'p11.1','acen';
'q11.1','acen';
'q11.2','gneg';
'q12','gpos50';
'q13.1','gneg';
'q13.2','gpos50';
'q13.3','gneg';
'q14','gpos75';
'q15.1','gneg';
'q15.2','gpos25';
'q15.3','gneg';
'q21.1','gpos75';
'q21.2','gneg';
'q21.3','gpos75';
'q22.1','gneg';
'q22.2','gpos25';
'q22.31','gneg';
'q22.32','gpos25';
'q22.33','gneg';
'q23','gpos25';
'q24.1','gneg';
'q24.2','gpos25';
'q24.3','gneg';
'q25.1','gpos50';
'q25.2','gneg';
'q25.3','gpos50';
'q26.1','gneg';
'q26.2','gpos50';
'q26.3','gneg';
'p13.3','gneg';
'p13.2','gpos50';
'p13.13','gneg';
'p13.12','gpos50';
'p13.11','gneg';
'p12.3','gpos50';
'p12.2','gneg';
'p12.1','gpos50';
'p11.2','gneg';
'p11.1','acen';
'q11.1','acen';
'q11.2','gvar';
'q12.1','gneg';
'q12.2','gpos50';
'q13','gneg';
'q21','gpos100';
'q22.1','gneg';
'q22.2','gpos50';
'q22.3','gneg';
'q23.1','gpos75';
'q23.2','gneg';
'q23.3','gpos50';
'q24.1','gneg';
'q24.2','gpos25';
'q24.3','gneg';
'p13.3','gneg';
'p13.2','gpos50';
'p13.1','gneg';
'p12','gpos75';
'p11.2','gneg';
'p11.1','acen';
'q11.1','acen';
'q11.2','gneg';
'q12','gpos50';
'q21.1','gneg';
'q21.2','gpos25';
'q21.31','gneg';
'q21.32','gpos25';
'q21.33','gneg';
'q22','gpos75';
'q23.1','gneg';
'q23.2','gpos75';
'q23.3','gneg';
'q24.1','gpos50';
'q24.2','gneg';
'q24.3','gpos75';
'q25.1','gneg';
'q25.2','gpos25';
'q25.3','gneg';
'p11.32','gneg';
'p11.31','gpos50';
'p11.23','gneg';
'p11.22','gpos25';
'p11.21','gneg';
'p11.1','acen';
'q11.1','acen';
'q11.2','gneg';
'q12.1','gpos100';
'q12.2','gneg';
'q12.3','gpos75';
'q21.1','gneg';
'q21.2','gpos75';
'q21.31','gneg';
'q21.32','gpos50';
'q21.33','gneg';
'q22.1','gpos100';
'q22.2','gneg';
'q22.3','gpos25';
'q23','gneg';
'p13.3','gneg';
'p13.2','gpos25';
'p13.13','gneg';
'p13.12','gpos25';
'p13.11','gneg';
'p12','gvar';
'p11','acen';
'q11','acen';
'q12','gvar';
'q13.11','gneg';
'q13.12','gpos25';
'q13.13','gneg';
'q13.2','gpos25';
'q13.31','gneg';
'q13.32','gpos25';
'q13.33','gneg';
'q13.41','gpos25';
'q13.42','gneg';
'q13.43','gpos25';
'p13','gneg';
'p12.3','gpos75';
'p12.2','gneg';
'p12.1','gpos75';
'p11.23','gneg';
'p11.22','gpos25';
'p11.21','gneg';
'p11.1','acen';
'q11.1','acen';
'q11.21','gneg';
'q11.22','gpos25';
'q11.23','gneg';
'q12','gpos75';
'q13.11','gneg';
'q13.12','gpos25';
'q13.13','gneg';
'q13.2','gpos75';
'q13.31','gneg';
'q13.32','gpos50';
'q13.33','gneg';
'p13','gvar';
'p12','stalk';
'p11.2','gvar';
'p11.1','acen';
'q11.1','acen';
'q11.2','gneg';
'q21.1','gpos100';
'q21.2','gneg';
'q21.3','gpos75';
'q22.11','gneg';
'q22.12','gpos50';
'q22.13','gneg';
'q22.2','gpos50';
'q22.3','gneg';
'p13','gvar';
'p12','stalk';
'p11.2','gvar';
'p11.1','acen';
'q11.1','acen';
'q11.21','gneg';
'q11.22','gpos25';
'q11.23','gneg';
'q12.1','gpos50';
'q12.2','gneg';
'q12.3','gpos50';
'q13.1','gneg';
'q13.2','gpos50';
'q13.31','gneg';
'q13.32','gpos50';
'q13.33','gneg'};


centromere=[121236957,123476957;
91689898,94689898;
90587544,93487544;
49354874,52354874;
46441398,49441398;
58938125,61938125;
58058273,61058273;
43958052,46958052;
47107499,50107499;
39244941,41624941;
51450781,54450781;
34747961,36142961;
16000000,17868000;
15070000,18070000;
15260000,18260000;
35143302,36943302;
22187133,22287133;
15400898,16764896;
26923622,29923622;
26267569,28033230;
10260000,13260000;
11330000,14330000;
58598737,61598737;
11253954,11653954];





PBnd=B(:,2);
ColorAll=zeros(1,length(PBnd));
b1=unique(PBnd);
for (k=1:length(b1)),
   ColorAll(find(strcmp(PBnd,b1{k})))=k;
end




id=find(P(:,1)==chr);
PChr=P(id,:);
coord=PChr(:,[2 3]);
coord=[coord;centromere(chr,:)];

color=ColorAll(1,id);
color=[color,10];




i_drawband(coord,color,row)
%text(sprintf('Chromosome %d',chr))


%%%%%%%%%%%%
% Plot ENCODE regions
%%%%%%%%%%%%
%    * Initially, the ten 500kb regions.
%    * These regions were chosen by the Analysis Group from among the ENCODE
%      regions; they include a range of chromosomes, recombination rates, gene
%      density, and values of non-transcribed conservation with mouse. For more
%      information on the ENCODE Project see http://www.genome.gov/10005107.

if (drawencode),
	EncodePx = [2 51633239 52133238;
	2 234778639 235278638;
	4 118705475 119205474;
	7 26699793 27199792;
	7 89395718 89895717;
	7 126135436 126632577;
	8 118769628 119269627;
	9 127061347 127561346;
	12 38626477 39126476;
	18 23717221 24217220];
    EncodeBx = {'2p16.3','ENr112';'2q37.1','ENr131';'4q26','ENr113';'7p15.2','ENm010';'7q21.13','ENm013';'7q31.33','ENm014';'8q24.11','ENr321';'9q34.11','ENr232';'12q12','ENr123';'18q12.1','ENr213'};

    EncodeP=[23 122609996 123109995; 23 152767492 154063081; 1 149424685 149924684; 2 234156564 234656627; 2 219985590 220485589; 2 51512209 52012208; 2 118011044 118511043; 4 118466104 118966103; 5 141880151 142380150; 5 131284314 132284313; 5 55871007 56371006; 6 132218540 132718539; 6 73789953 74289952; 6 108371397 108871396; 6 41405895 41905894; 7 89621625 90736048; 7 115597757 117475182; 7 26924046 27424045; 7 113720369 114720368; 7 125865892 127029088; 8 118882221 119382220; 9 130725123 131225122; 10 55153819 55653818; 11 130604798 131104797; 11 63940889 64440888; 11 4730996 5732587; 11 1699992 2306039; 11 115962316 116462315; 12 38626477 39126476; 13 29418016 29918015; 13 112338065 112838064; 14 52947076 53447075; 14 98458224 98958223; 15 41520089 42020088; 16 1 500000; 16 60833950 61333949; 16 25780428 26280428; 18 23719232 24219231; 18 59412301 59912300; 19 59023585 60024460; 20 33304929 33804928; 21 39244467 39744466; 21 32668237 34364221; 22 30133954 31833953];
    EncodeB={'ENr324 ','X','Random Picks';
    'ENm006 ','X','Manual Picks:ChrX';
    'ENr231 ','1','Random Picks';
    'ENr131 ','2','Random Picks';
    'ENr331 ','2','Random Picks';
    'ENr112 ','2','Random Picks';
    'ENr121 ','2','Random Picks';
    'ENr113 ','4','Random Picks';
    'ENr212 ','5','Random Picks';
    'ENm002 ','5','Manual Picks:Interleukin';
    'ENr221 ','5','Random Picks';
    'ENr222 ','6','Random Picks';
    'ENr223 ','6','Random Picks';
    'ENr323 ','6','Random Picks';
    'ENr334 ','6','Random Picks';
    'ENm013 ','7','Manual Picks';
    'ENm001 ','7','Manual Picks:CFTR';
    'ENm010 ','7','Manual Picks:HOXA';
    'ENm012 ','7','Manual Picks:FOXP2';
    'ENm014 ','7','Manual Picks';
    'ENr321 ','8','Random Picks';
    'ENr232 ','9','Random Picks';
    'ENr114 ','10','Random Picks';
    'ENr312 ','11','Random Picks';
    'ENr332 ','11','Random Picks';
    'ENm009 ','11','Manual Picks:Beta';
    'ENm011 ','11','Manual Picks:1GF2/H19';
    'ENm003 ','11','Manual Picks:Apo';
    'ENr123 ','12','Random Picks';
    'ENr111 ','13','Random Picks';
    'ENr132 ','13','Random Picks';
    'ENr311 ','14','Random Picks';
    'ENr322 ','14','Random Picks';
    'ENr233 ','15','Random Picks';
    'ENm008 ','16','Manual Picks:Alpha';
    'ENr313 ','16','Random Picks';
    'ENr211 ','16','Random Picks';
    'ENr213 ','18','Random Picks';
    'ENr122 ','18','Random Picks';
    'ENm007 ','19','Manual Picks:Chr19';
    'ENr333 ','20','Random Picks';
    'ENr133 ','21','Random Picks';
    'ENm005 ','21','Manual Picks:Chr21';
    'ENm004 ','22','Manual Picks:Chr22'};
	id=find(EncodeP(:,1)==chr);
	if ~(isempty(id))
		PChr=EncodeP(id,:);
		coord=PChr(:,[2 3]);
		[n,m]=size(coord);
		color=ones(1,n)*9;   % 9 is a special color for encode regions
		i_drawband(coord,color,row)
	end
end


%for (k=1:24),
%ideogram(k,k);
%hold on
%end


%%%%%%%%%%%%
%%% SUB  %%%
%%%%%%%%%%%%

function i_drawband(coord,color,row)
x=[24:-1:1];
row=x(row);
nb = size(coord,1);  %  number of boxplots
hw = 0.1;   %  halfwidth of boxes 0.15
colorset=[.5 .5 .5;
	   1 1 1;
	   0 0 0;   % black
 	   .7 .7 .7;
	   .2 .2 .2;
	   .4 .4 .4;
	   .5 .5 .7;
	   .7 .5 .5;
	    1 0 0; % for ENCODE regions
	    0.50196 1 1]; % for centromere
hold on
for ii = 1:nb
   temp1 = coord(ii,1);
   temp2 = coord(ii,2);
   xx = [temp1 temp1 temp2 temp2 temp1];
if(color(ii)==9)
    hw=0.08;
    yy = [row-hw row+hw row+hw row-hw row-hw];
else
    yy = [row-hw row+hw row+hw row-hw row-hw];
end
    plot(xx,yy,'-')


    fill(xx,yy,colorset(color(ii),:))
end

%plot([min(min(coord)) max(max(coord))],[1 1],'--')

%  make some extra space
axlim = axis;
%axlim(1) = axlim(1)-1;
%axlim(2) = axlim(2)+1;

%axlim(1) = 0;
%axlim(2) = max(max(coord));

%axlim(3) = axlim(3)-2;
%axlim(4) = axlim(4)+2;

axis(axlim)
%axis off